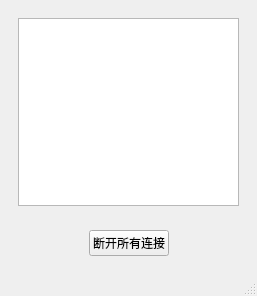
<?xml version="1.0" encoding="UTF-8"?>
<ui version="4.0">
 <class>MainWindow</class>
 <widget class="QMainWindow" name="MainWindow">
  <property name="geometry">
   <rect>
    <x>0</x>
    <y>0</y>
    <width>257</width>
    <height>296</height>
   </rect>
  </property>
  <property name="windowTitle">
   <string>MainWindow</string>
  </property>
  <widget class="QWidget" name="centralwidget">
   <layout class="QVBoxLayout" name="verticalLayout_2">
    <item>
     <widget class="QWidget" name="widget" native="true">
      <layout class="QVBoxLayout" name="verticalLayout">
       <item>
        <widget class="QTextEdit" name="text"/>
       </item>
      </layout>
     </widget>
    </item>
    <item>
     <widget class="QWidget" name="widget_2" native="true">
      <layout class="QHBoxLayout" name="horizontalLayout">
       <item>
        <spacer name="horizontalSpacer">
         <property name="orientation">
          <enum>Qt::Horizontal</enum>
         </property>
         <property name="sizeHint" stdset="0">
          <size>
           <width>70</width>
           <height>20</height>
          </size>
         </property>
        </spacer>
       </item>
       <item>
        <widget class="QPushButton" name="disconnect">
         <property name="text">
          <string>断开所有连接</string>
         </property>
        </widget>
       </item>
       <item>
        <spacer name="horizontalSpacer_2">
         <property name="orientation">
          <enum>Qt::Horizontal</enum>
         </property>
         <property name="sizeHint" stdset="0">
          <size>
           <width>69</width>
           <height>20</height>
          </size>
         </property>
        </spacer>
       </item>
      </layout>
     </widget>
    </item>
   </layout>
  </widget>
  <widget class="QMenuBar" name="menubar">
   <property name="geometry">
    <rect>
     <x>0</x>
     <y>0</y>
     <width>257</width>
     <height>17</height>
    </rect>
   </property>
  </widget>
  <widget class="QStatusBar" name="statusbar"/>
 </widget>
 <resources/>
 <connections/>
</ui>
